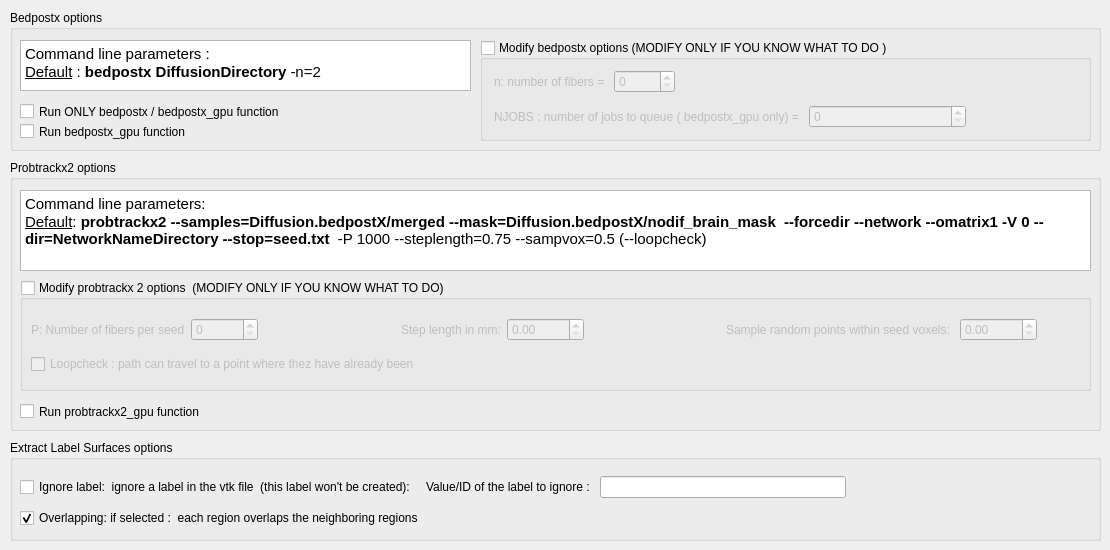
    <widget class="QWidget" name="tab_5">
     <attribute name="title">
      <string>FSL</string>
     </attribute>
     <widget class="QGroupBox" name="bedpostx_groupBox">
      <property name="geometry">
       <rect>
        <x>10</x>
        <y>10</y>
        <width>1091</width>
        <height>141</height>
       </rect>
      </property>
      <property name="title">
       <string>Bedpostx options</string>
      </property>
      <widget class="QTextBrowser" name="bedpostx_textBrowser">
       <property name="geometry">
        <rect>
         <x>10</x>
         <y>30</y>
         <width>451</width>
         <height>51</height>
        </rect>
       </property>
       <property name="html">
        <string>&lt;!DOCTYPE HTML PUBLIC &quot;-//W3C//DTD HTML 4.0//EN&quot; &quot;http://www.w3.org/TR/REC-html40/strict.dtd&quot;&gt;
&lt;html&gt;&lt;head&gt;&lt;meta name=&quot;qrichtext&quot; content=&quot;1&quot; /&gt;&lt;style type=&quot;text/css&quot;&gt;
p, li { white-space: pre-wrap; }
&lt;/style&gt;&lt;/head&gt;&lt;body style=&quot; font-family:'Ubuntu'; font-size:11pt; font-weight:400; font-style:normal;&quot;&gt;
&lt;p style=&quot; margin-top:0px; margin-bottom:0px; margin-left:0px; margin-right:0px; -qt-block-indent:0; text-indent:0px;&quot;&gt;Command line parameters :&lt;/p&gt;
&lt;p style=&quot; margin-top:0px; margin-bottom:0px; margin-left:0px; margin-right:0px; -qt-block-indent:0; text-indent:0px;&quot;&gt;&lt;span style=&quot; text-decoration: underline;&quot;&gt;Default&lt;/span&gt; : &lt;span style=&quot; font-weight:600;&quot;&gt;bedpostx DiffusionDirectory&lt;/span&gt; -n=2&lt;/p&gt;&lt;/body&gt;&lt;/html&gt;</string>
       </property>
      </widget>
      <widget class="QGroupBox" name="modify_bedpostx_groupBox">
       <property name="geometry">
        <rect>
         <x>470</x>
         <y>30</y>
         <width>611</width>
         <height>101</height>
        </rect>
       </property>
       <property name="title">
        <string>Modify bedpostx options (MODIFY ONLY IF YOU KNOW WHAT TO DO )</string>
       </property>
       <property name="checkable">
        <bool>true</bool>
       </property>
       <property name="checked">
        <bool>false</bool>
       </property>
       <widget class="QWidget" name="layoutWidget">
        <property name="geometry">
         <rect>
          <x>14</x>
          <y>24</y>
          <width>472</width>
          <height>71</height>
         </rect>
        </property>
        <layout class="QVBoxLayout" name="verticalLayout_14">
         <item>
          <layout class="QHBoxLayout" name="horizontalLayout">
           <item>
            <widget class="QLabel" name="label_8">
             <property name="text">
              <string>n: number of fibers = </string>
             </property>
            </widget>
           </item>
           <item>
            <widget class="QSpinBox" name="nb_fibers_spinBox">
             <property name="maximum">
              <number>10000</number>
             </property>
            </widget>
           </item>
           <item>
            <spacer name="horizontalSpacer_2">
             <property name="orientation">
              <enum>Qt::Horizontal</enum>
             </property>
             <property name="sizeHint" stdset="0">
              <size>
               <width>40</width>
               <height>20</height>
              </size>
             </property>
            </spacer>
           </item>
          </layout>
         </item>
         <item>
          <layout class="QHBoxLayout" name="horizontalLayout_22">
           <item>
            <widget class="QLabel" name="label_14">
             <property name="text">
              <string>NJOBS : number of jobs to queue ( bedpostx_gpu only) = </string>
             </property>
            </widget>
           </item>
           <item>
            <widget class="QSpinBox" name="nb_jobs_bedpostx_gpu_spinBox">
             <property name="maximum">
              <number>10000</number>
             </property>
            </widget>
           </item>
          </layout>
         </item>
        </layout>
       </widget>
      </widget>
      <widget class="QCheckBox" name="only_bedpostx_checkBox">
       <property name="geometry">
        <rect>
         <x>10</x>
         <y>90</y>
         <width>341</width>
         <height>23</height>
        </rect>
       </property>
       <property name="text">
        <string>Run ONLY bedpostx / bedpostx_gpu function </string>
       </property>
      </widget>
      <widget class="QCheckBox" name="bedpostx_gpu_checkBox">
       <property name="geometry">
        <rect>
         <x>10</x>
         <y>110</y>
         <width>451</width>
         <height>23</height>
        </rect>
       </property>
       <property name="text">
        <string>Run bedpostx_gpu function </string>
       </property>
      </widget>
     </widget>
     <widget class="QGroupBox" name="extract_label_surfaces_groupBox">
      <property name="geometry">
       <rect>
        <x>10</x>
        <y>440</y>
        <width>1091</width>
        <height>101</height>
       </rect>
      </property>
      <property name="title">
       <string>Extract Label Surfaces options</string>
      </property>
      <widget class="QWidget" name="layoutWidget_2">
       <property name="geometry">
        <rect>
         <x>10</x>
         <y>32</y>
         <width>1071</width>
         <height>61</height>
        </rect>
       </property>
       <layout class="QVBoxLayout" name="verticalLayout_5">
        <item>
         <layout class="QHBoxLayout" name="horizontalLayout_13">
          <item>
           <widget class="QCheckBox" name="ignore_label_checkBox">
            <property name="text">
             <string>Ignore label:  ignore a label in the vtk file  (this label won't be created): </string>
            </property>
           </widget>
          </item>
          <item>
           <layout class="QHBoxLayout" name="horizontalLayout_2">
            <item>
             <widget class="QLabel" name="value_ignore_label_label">
              <property name="text">
               <string>Value/ID of the label to ignore : </string>
              </property>
             </widget>
            </item>
            <item>
             <widget class="QLineEdit" name="ignore_label_lineEdit"/>
            </item>
            <item>
             <spacer name="horizontalSpacer_11">
              <property name="orientation">
               <enum>Qt::Horizontal</enum>
              </property>
              <property name="sizeHint" stdset="0">
               <size>
                <width>40</width>
                <height>20</height>
               </size>
              </property>
             </spacer>
            </item>
           </layout>
          </item>
         </layout>
        </item>
        <item>
         <widget class="QCheckBox" name="overlapping_checkBox">
          <property name="text">
           <string>Overlapping: if selected :  each region overlaps the neighboring regions</string>
          </property>
          <property name="checked">
           <bool>true</bool>
          </property>
         </widget>
        </item>
       </layout>
      </widget>
     </widget>
     <widget class="QGroupBox" name="probtrackx_groupBox">
      <property name="geometry">
       <rect>
        <x>10</x>
        <y>160</y>
        <width>1091</width>
        <height>271</height>
       </rect>
      </property>
      <property name="title">
       <string>Probtrackx2 options</string>
      </property>
      <widget class="QTextEdit" name="probtrack_textEdit">
       <property name="geometry">
        <rect>
         <x>10</x>
         <y>30</y>
         <width>1071</width>
         <height>81</height>
        </rect>
       </property>
       <property name="styleSheet">
        <string notr="true"/>
       </property>
       <property name="html">
        <string>&lt;!DOCTYPE HTML PUBLIC &quot;-//W3C//DTD HTML 4.0//EN&quot; &quot;http://www.w3.org/TR/REC-html40/strict.dtd&quot;&gt;
&lt;html&gt;&lt;head&gt;&lt;meta name=&quot;qrichtext&quot; content=&quot;1&quot; /&gt;&lt;style type=&quot;text/css&quot;&gt;
p, li { white-space: pre-wrap; }
&lt;/style&gt;&lt;/head&gt;&lt;body style=&quot; font-family:'Ubuntu'; font-size:11pt; font-weight:400; font-style:normal;&quot;&gt;
&lt;p style=&quot; margin-top:0px; margin-bottom:0px; margin-left:0px; margin-right:0px; -qt-block-indent:0; text-indent:0px;&quot;&gt;Command line parameters:&lt;/p&gt;
&lt;p style=&quot; margin-top:0px; margin-bottom:0px; margin-left:0px; margin-right:0px; -qt-block-indent:0; text-indent:0px;&quot;&gt;&lt;span style=&quot; text-decoration: underline;&quot;&gt;Default&lt;/span&gt;: &lt;span style=&quot; font-weight:600;&quot;&gt;probtrackx2 --samples=Diffusion.bedpostX/merged --mask=Diffusion.bedpostX/nodif_brain_mask  --forcedir --network --omatrix1 -V 0 --dir=NetworkNameDirectory --stop=seed.txt &lt;/span&gt; -P 1000 --steplength=0.75 --sampvox=0.5 (--loopcheck)&lt;/p&gt;&lt;/body&gt;&lt;/html&gt;</string>
       </property>
      </widget>
      <widget class="QGroupBox" name="modify_probtracks_groupBox">
       <property name="geometry">
        <rect>
         <x>10</x>
         <y>120</y>
         <width>1071</width>
         <height>111</height>
        </rect>
       </property>
       <property name="title">
        <string>Modify probtrackx 2 options  (MODIFY ONLY IF YOU KNOW WHAT TO DO)</string>
       </property>
       <property name="checkable">
        <bool>true</bool>
       </property>
       <property name="checked">
        <bool>false</bool>
       </property>
       <widget class="QWidget" name="layoutWidget">
        <property name="geometry">
         <rect>
          <x>11</x>
          <y>31</y>
          <width>1006</width>
          <height>71</height>
         </rect>
        </property>
        <layout class="QVBoxLayout" name="verticalLayout_7">
         <item>
          <layout class="QHBoxLayout" name="horizontalLayout_11">
           <item>
            <widget class="QLabel" name="label_9">
             <property name="text">
              <string>P: Number of fibers per seed</string>
             </property>
            </widget>
           </item>
           <item>
            <widget class="QSpinBox" name="nb_fiber_per_seed_spinBox">
             <property name="maximum">
              <number>100000</number>
             </property>
            </widget>
           </item>
           <item>
            <spacer name="horizontalSpacer_4">
             <property name="orientation">
              <enum>Qt::Horizontal</enum>
             </property>
             <property name="sizeHint" stdset="0">
              <size>
               <width>40</width>
               <height>20</height>
              </size>
             </property>
            </spacer>
           </item>
           <item>
            <widget class="QLabel" name="label_10">
             <property name="text">
              <string>Step length in mm:</string>
             </property>
            </widget>
           </item>
           <item>
            <widget class="QDoubleSpinBox" name="steplength_doubleSpinBox">
             <property name="maximum">
              <double>10000.000000000000000</double>
             </property>
            </widget>
           </item>
           <item>
            <spacer name="horizontalSpacer_5">
             <property name="orientation">
              <enum>Qt::Horizontal</enum>
             </property>
             <property name="sizeHint" stdset="0">
              <size>
               <width>40</width>
               <height>20</height>
              </size>
             </property>
            </spacer>
           </item>
           <item>
            <widget class="QLabel" name="label_12">
             <property name="text">
              <string>Sample random points within seed voxels: </string>
             </property>
            </widget>
           </item>
           <item>
            <widget class="QDoubleSpinBox" name="sampvox_doubleSpinBox">
             <property name="maximum">
              <double>10000.000000000000000</double>
             </property>
            </widget>
           </item>
          </layout>
         </item>
         <item>
          <layout class="QHBoxLayout" name="horizontalLayout_78">
           <item>
            <widget class="QCheckBox" name="loopcheck_checkBox">
             <property name="text">
              <string>Loopcheck : path can travel to a point where thez have already been</string>
             </property>
            </widget>
           </item>
          </layout>
         </item>
        </layout>
       </widget>
      </widget>
      <widget class="QCheckBox" name="probtrackx2_gpu_checkBox">
       <property name="geometry">
        <rect>
         <x>10</x>
         <y>240</y>
         <width>498</width>
         <height>23</height>
        </rect>
       </property>
       <property name="text">
        <string>Run probtrackx2_gpu function </string>
       </property>
      </widget>
     </widget>
    </widget>
